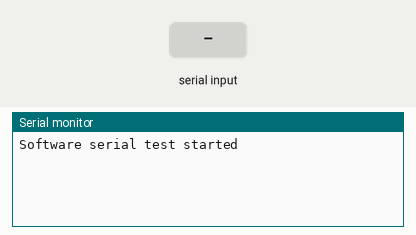
A sketch run on a simulated Arduino Uno, built with avr-gcc and run on an emulated ATmega328P. On the bench: the last lines printed to the serial monitor. Inputs (shaded band) come from the test bench.

Above: at 1.2 s.
1.3 s: "1" received over the second serial link
At 2.5 s:
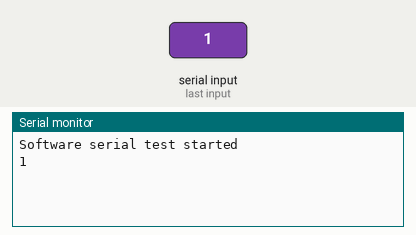
2.8 s: "0" received over the second serial link
At 3.8 s:
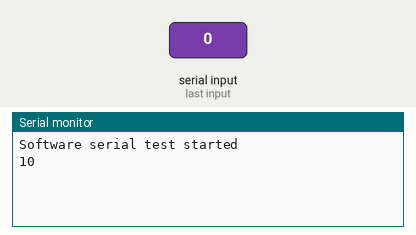

Measured:
- after the input at 1.3 s, the serial monitor: prints a new line at once (image 1)
- after the input at 2.8 s, the serial monitor: prints a new line at once (image 2)

The sketch:

ddd.ino
```cpp
// On ESP8266:
// Runs at both 80MHz and 160MHz CPU frequency at 56000bps with only intermittent errors.
// Connect pin 12 to 14.

#include <SoftwareSerial.h>

#ifdef ESP32
#define BAUD_RATE 96000


#else
#define BAUD_RATE 9600
#endif

// Reminder: the buffer size optimizations here, in particular the isrBufSize that only accommodates
// a single 8N1 word, are on the basis that any char written to the loopback SoftwareSerial adapter gets read
// before another write is performed. Block writes with a size greater than 1 would usually fail.

SoftwareSerial swMB1(14, 12, false, 256);//To main board
SoftwareSerial swBA1(4, 5, false, 256);//from Bill Acceptor 1

SoftwareSerial swMB2(13, 15, false, 256);//To main board
SoftwareSerial swBA2(2, 0, false, 256);//from Bill Acceptor 2
void setup() {
	Serial.begin(BAUD_RATE);
	swMB1.begin(BAUD_RATE);
  swMB2.begin(BAUD_RATE);
  swBA2.begin(BAUD_RATE);
  swBA1.begin(BAUD_RATE);

	// ESP8266 internal cache RAM needs warm up - allow write and ISR to load
	swMB1.write(static_cast<uint8_t>(0));
  swMB2.write(static_cast<uint8_t>(0));
  swBA2.write(static_cast<uint8_t>(0));
  swBA1.write(static_cast<uint8_t>(0));

	Serial.println("\nSoftware serial test started");

//	for (char ch = ' '; ch <= 'z'; ch++) {
//		swMB1.write(ch);
//	}
//	swMB1.println("");
}

/*Received from Bill acceptor*/
#define PowerON1 0X80
#define PowerON2 0X8F
//#define MYR1 0X45
#define MYR10 0X43
//#define MYR10 0X41
//#define MYR10 0X43
#define MYR1 0X40
#define MYR5 0X42
#define MYR20 0X46
#define MotorFailure 0x20
#define ChecksumError 0x21
#define BillJam 0x22
#define BillRemove 0x23
#define StackerOpen 0x24
#define SensorProblem 0x25
#define BillFish 0x27
#define StackerProblem 0x28
#define BillReject 0x29
#define Reserved 0x2E
#define ResponseWhenErrorExclusion 0x2F
#define BillEnable 0x3E
#define BillInhibit 0x5E
/*Transmit to Bill acceptor*/
#define OnHold 0X18
#define ACCEPT 0X02
#define REJECT 0X0F
#define Reset 0x30
#define RequestStatus 0x0C

uint8_t data,data2,data3,data4;
void loop() {
	if (swMB1.available() > 0) {
//	  Serial.write(swMB1.read());
    data = swMB1.read();
    Serial.write(data);
	}

  if (swMB2.available() > 0) {
    data2 = swMB2.read();
    Serial.write(data2);
  }

  if (swBA2.available() > 0) {
    data3 = swBA2.read();
    Serial.write(data3);
    if(data3 == MYR1){
      swBA2.write(ACCEPT);
    }else if (data3 == MYR5){
      swBA2.write(ACCEPT);
    }else if (data3 == MYR20|| data3 == MYR10){
      swBA2.write(ACCEPT);
    }else if (data3 == PowerON1 || data3 == PowerON2){
      swBA2.write(ACCEPT);
    }
    swMB2.write(data3);
  }

  if (swBA1.available() > 0) {
    data4 = swBA1.read();
    Serial.write(data4);
    if(data4 == MYR1){
      swBA1.write(ACCEPT);
    }else if (data4 == MYR5){
      swBA1.write(ACCEPT);
    }else if (data4 == MYR20 || data4 == MYR10){
      swBA1.write(ACCEPT);
    }else if (data4 == PowerON1 || data4 == PowerON2){
      swBA1.write(ACCEPT);
    }
    swMB1.write(data4);
  }
	if (Serial.available() > 0) {
//		swMB1.write(Serial.read());
//    swMB2.write(Serial.read());
//    swBA2.write(Serial.read());
    swBA1.write(Serial.read());
	}

}
```
